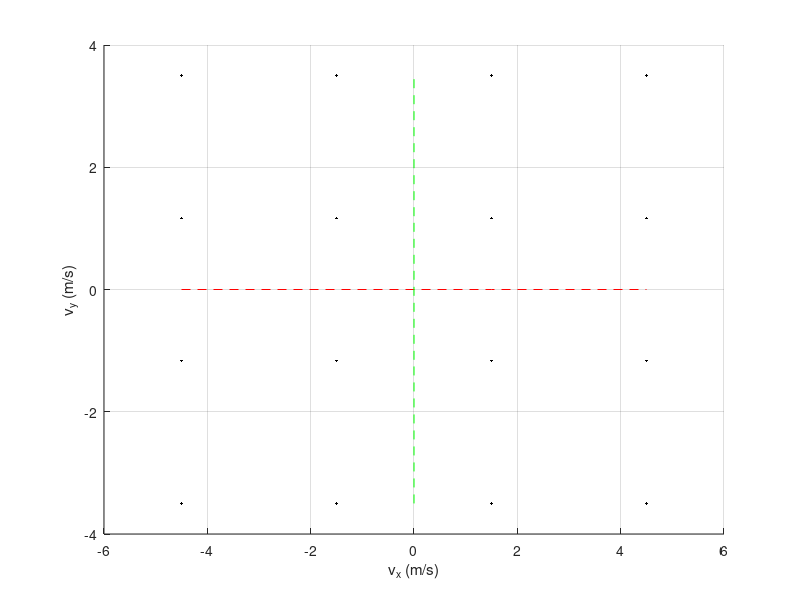

Write the MATLAB code that produced this figure.
clear; clc;

%% velocity command spread

N_d = 4; % resolution of command discretization

vx_max = 4.5;
vy_max = 3.5;
omega_max = 7.5;


vx_sweep = linspace(-vx_max, vx_max, N_d);
vy_sweep = linspace(-vy_max, vy_max, N_d);
omega_sweep = linspace(-omega_max, omega_max, N_d);

[vx_grid, vy_grid, omega_grid] = meshgrid(vx_sweep, vy_sweep, omega_sweep);


figure;
hold on; grid on;
xlabel('v_x (m/s)'); ylabel('v_y (m/s)'); zlabel('\omega_z (rad/s)')
plot3(vx_sweep,zeros(1, N_d),zeros(1, N_d),'r--')
plot3(zeros(1, N_d),vy_sweep,zeros(1, N_d), 'g--')
plot3(zeros(1, N_d),zeros(1, N_d),omega_sweep, 'c--')
for i = 1:N_d
    plot3(vx_grid(:,:,i), vy_grid(:,:,i), omega_grid(:,:,i), 'k.')
end


